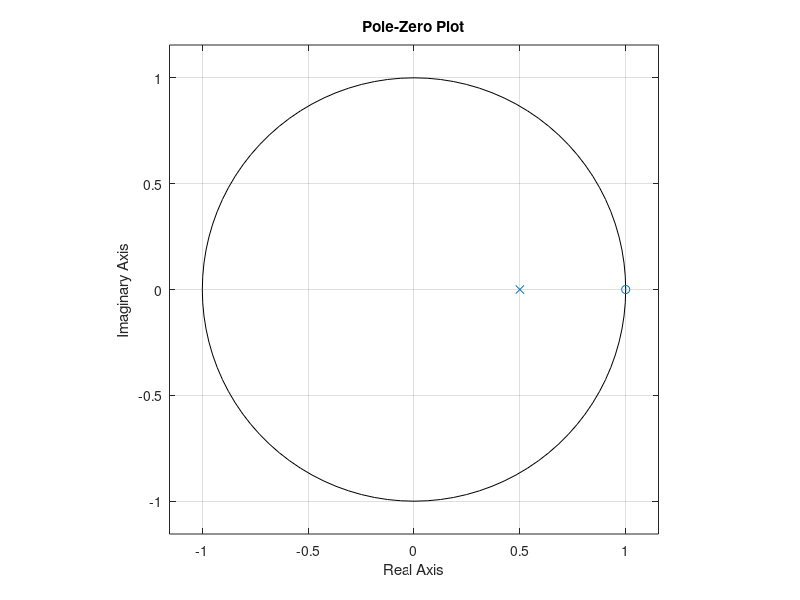

The MATLAB script that drew this image:
% Defining the z-transform
num = [1, -1];
den = [1, -0.5];
% Ploting the zeros and poles 
zplane(num, den);
title('Pole-Zero Plot');
xlabel('Real Axis');
ylabel('Imaginary Axis');